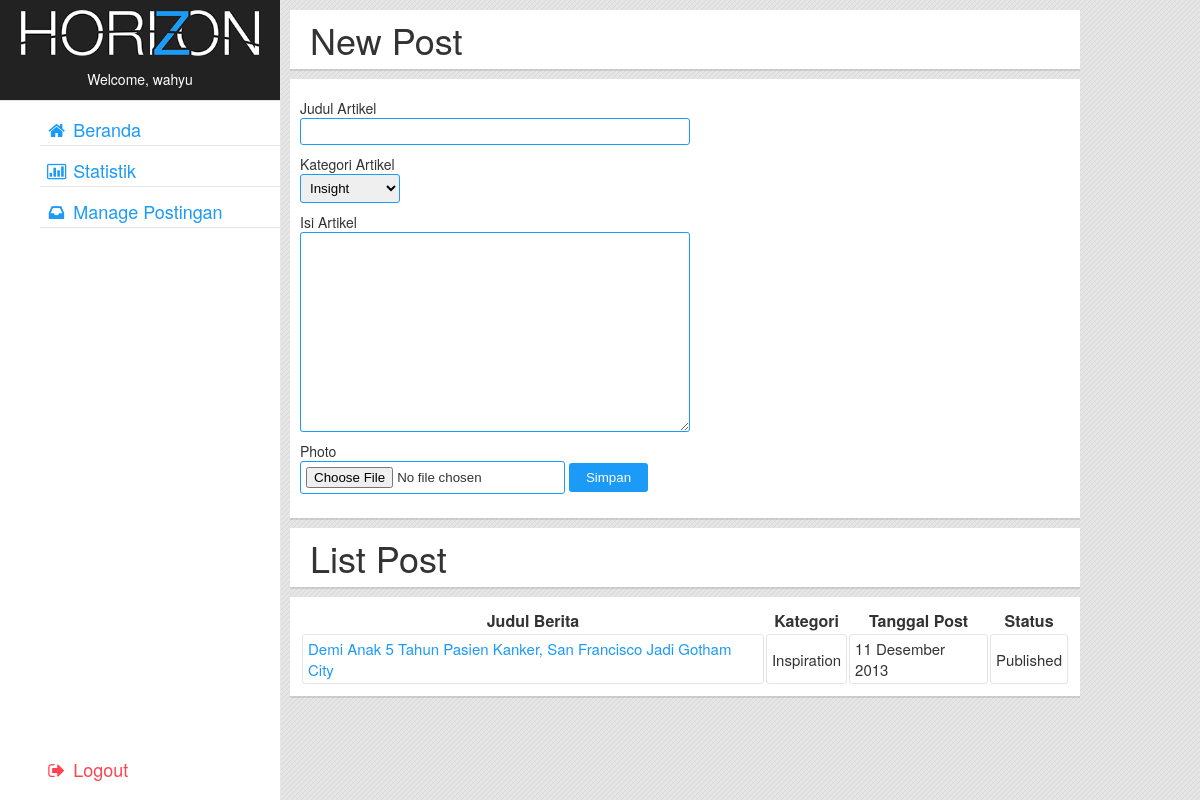
The app's page /berita (signed in) with its own data.
### tables this page shows
CREATE TABLE IF NOT EXISTS `user` (
  `idUser` int(6) NOT NULL AUTO_INCREMENT,
  `username` varchar(50) NOT NULL,
  `password` varchar(100) NOT NULL,
  `email` varchar(60) NOT NULL,
  `level` varchar(1) NOT NULL DEFAULT '0',
  PRIMARY KEY (`idUser`)
);

CREATE TABLE IF NOT EXISTS `post` (
  `idBerita` int(6) NOT NULL AUTO_INCREMENT,
  `idKategori` int(3) NOT NULL,
  `idUser` int(11) NOT NULL,
  `judulBerita` varchar(150) NOT NULL,
  `berita` text NOT NULL,
  `cdate` date NOT NULL,
  `mdate` date NOT NULL,
  `hits` int(4) NOT NULL,
  `status` int(1) NOT NULL,
  `foto` varchar(100) NOT NULL DEFAULT 'default.jpg',
  PRIMARY KEY (`idBerita`)
);

CREATE TABLE IF NOT EXISTS `kategori` (
  `idKategori` int(3) NOT NULL AUTO_INCREMENT,
  `namaKategori` varchar(20) NOT NULL,
  PRIMARY KEY (`idKategori`)
);

### user/viewuser.php (the view, shortened to what this page needs)
<?php function adside() {
$sql=mysql_query("SELECT * from user where idUser=$_SESSION[uid]");
$data=mysql_fetch_array($sql);
?>
        <aside id='adminside'>
            <div class='miniinfo'>
                <img src='foto/logo.png' />
                <p>Welcome, <?php echo"$data[username]" ?> </p>
            </div>
            <ul>
                <a href='beranda'><li><i class="fa fa-home fa-fw"></i> Beranda</li></a>
                <a href='adminpanel'><li><i class="fa fa-bar-chart-o fa-fw"></i> Statistik </li></a>
                <a href='berita'><li><i class="fa fa-inbox fa-fw"></i> Manage Postingan</li></a>
                <a href='proses-logout'><li><i class="fa fa-sign-out fa-fw"></i> Logout</li></a>
            </ul>
        </aside>
<?php };
function statistik() { ?>
<?php };
function formBerita() {
echo"<section id='adminwrapper'>
            <div class='container solidshadow'>
                <h1>New Post</h1>
            </div>
            <div class='container solidshadow'>
            <form method='post' action='simpan-berita' enctype='multipart/form-data'>
                    <label>Judul Artikel</label>
                    <input type='text' name='judulBerita' required>
                    <label>Kategori Artikel</label>
                    <select name='kategori'>";
                    $qkat=mysql_query("select * from kategori") or die(mysql_error());
				    while($tkat=mysql_fetch_array($qkat)){
					echo"<option value='$tkat[idKategori]'>$tkat[namaKategori]</option>";
				    }
                    echo"</select><label>Isi Artikel</label>
                    <textarea name='berita' required></textarea>
                    <input type='hidden' name='penulis' value='$_SESSION[uid]'>
                    <label>Photo</label>
                    <input type='file' accept='image/*' name='foto' />
                <input type='submit' value='Simpan' />
            </form>
            </div>";
			$qberita=mysql_query("select * from post where idUser = '$_SESSION[uid]' order by idBerita DESC") or die(mysql_error());
			echo"<div class='container solidshadow'>
                <h1>List Post</h1>
            </div>
			<div class='container solidshadow'>
            <table>
            <tr><th>Judul Berita</th><th>Kategori</th><th>Tanggal Post</th><th>Status</th></tr>";
			while($tberita=mysql_fetch_array($qberita)){
				$kat=mysql_fetch_array(mysql_query("select * from kategori where idKategori='$tberita[idKategori]' "));
					if($tberita['status']==0){
						$status="Draft";
					}else if($tberita['status']==1){
						$status="Published";
					}
					$tgl=tgl_indo($tberita['cdate']);
				echo"
				<tr>
					<td><a href='form-edit-berita-$tberita[idBerita]'>$tberita[judulBerita]</a></td>
					<td>$kat[namaKategori]</td>
					<td>$tgl</td>
					<td>$status</td>
				</tr>";
			}
			echo"
				</table></div>
        </section>";
} function editForm() {
$QBerita=mysql_query("select * from post where idBerita='$_GET[id]' ");
		$TBerita=mysql_fetch_array($QBerita);
		$kat=mysql_fetch_array(mysql_query("select * from kategori where idKategori='$TBerita[idKategori]' "));
		echo"
        <section id='adminwrapper'>
            <div class='container solidshadow'>
                <h1>Edit Post</h1>
            </div>
            <div class='container solidshadow'>
			<form method='post' action='edit-berita' enctype='multipart/form-data'>
				<input type='hidden' name='idBerita' value='$TBerita[idBerita]'>
				<label>Judul Artikel</label>
                <input type='text' name='judulBerita' value='$TBerita[judulBerita]'><br>
				<label>Pilih Kategori : $kat[namaKategori]</label>
                <select name='kategori'>";
				$qkat=mysql_query("select * from kategori") or die(mysql_error());
				while($tkat=mysql_fetch_array($qkat)){
				echo"<option value='$tkat[idKategori]'>$tkat[namaKategori]</option>";
				}
		      echo"</select>
            <label>Isi Berita</label><textarea name='berita'>$TBerita[berita]</textarea><br>
			<label>Foto</label>
            <img class='editimg' src='foto/artikel/$TBerita[foto]'>
            <input type='file' accept='image/*' name='foto'>
			<input type='submit' value='Edit'>
			</form>
            </div>
            </section>"; }?>

### css/main.css (style rules this page uses)
html { height:100%; }
a { color:#1b9af7; text-decoration:none }
body { background:url(../foto/line.png) #e5e5e5; margin:0; padding:0; font-family:"Helvetica Neue","Arial"; font-size:14px; color:#333; line-height:19px }
input, select, textarea { padding:5px; border-radius : 3px; border:thin solid #1b9af7 }
input[type='submit'] { padding:5px 15px; background:#1b9af7; color:#fff; border:2px solid #1b9af7; transition: background 0.2s, border 0.2s }
textarea { resize:vertical; font-family:"Helvetica Neue" }
table tr td { border:thin solid #e5e5e5; font-size:15px; padding:3px 5px; border-radius:3px }
table th { padding:0 5px }
.solidshadow { box-shadow:0 2px 0 rgba(0,0,0,0.1) }
#adminside { width:280px; background:#fff; height:100%; position:fixed; left:0; border-right:thin solid #e5e5e5; }
#adminside i { transition:all 0.2s }
.miniinfo { width:100%; height:80px; border-bottom:thin solid #e5e5e5; padding:10px 0; background:#222; text-align:center; color:#fff }
.miniinfo img { width:85%; margin:0 10px }
#adminside li { background:#fff; padding: 5px; list-style:none; border-bottom:thin solid #e5e5e5; font-size:18px; margin-bottom:10px; transition: all 0.2s; font-weight:300; position:relative }
#adminside ul a:last-child li { position:absolute; bottom:5px; border:none; color:#ff4351 }
#adminwrapper { width:790px; position:relative; left:290px; padding-top:10px }
#adminwrapper .container { width:auto; height:auto; padding:10px; background:#fff; margin-bottom:10px; overflow:auto }
.container h1 { font-size:36px; font-weight:100; margin:10px }
.container label { display:block; font-weight:500; margin-top:10px; }
.container input[type='text'], .container textarea { width:390px }
.container textarea { height:200px }

### records on screen
user: username "wahyu"
post: judulBerita "Demi Anak 5 Tahun Pasien Kanker, San Francisco Jadi Gotham City", idKategori.namaKategori "Inspiration", cdate "11 Desember 2013", status "Published"

### other values on screen
form field kategori "Insight"
